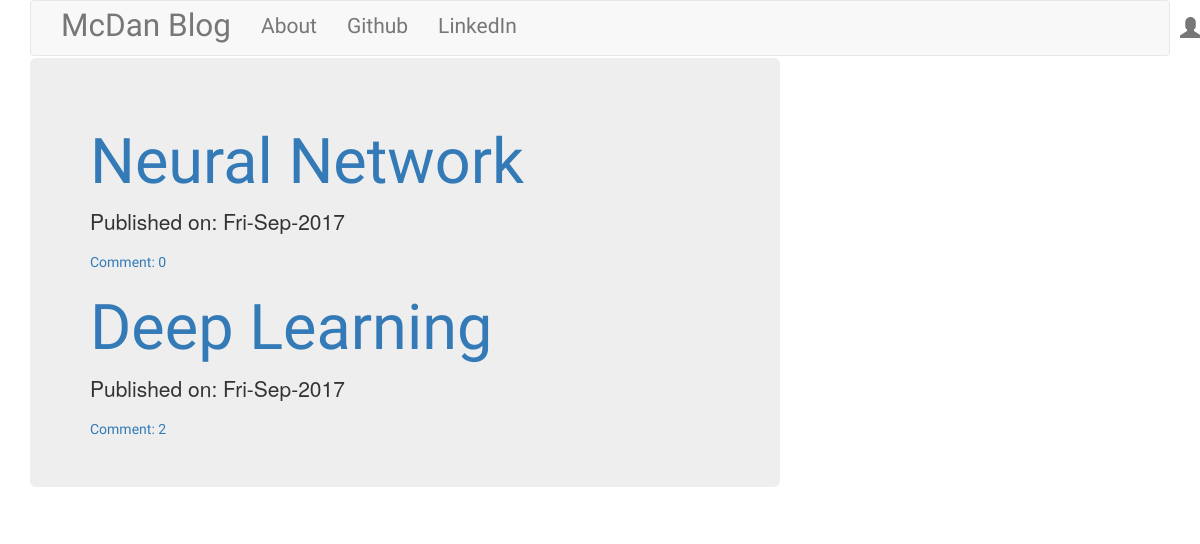
The page / on the database its author committed.
### blog/models.py (models this page shows, shortened)
class Post(models.Model):
    author = models.ForeignKey('auth.User') # Link author with authporization
    title = models.CharField(max_length = 200)
    text = models.TextField()
    created_date = models.DateTimeField(auto_now=True)
    published_date = models.DateTimeField(blank=True, null=True)
    def approve_comments(self):
        return self.comments.filter(approved_comment=True)

### blog/views.py (the view)
# urls.py: url(r'^$', views.PostListView.as_view(), name='post_list'),
class PostListView(ListView):
    model = Post
    context_object_name = 'post_lists'
    def get_queryset(self):
        return Post.objects.filter(published_date__lte=timezone.now()).order_by('-published_date')

### blog/templates/blog/post_list.html
{% extends 'blog/base.html' %}
{% block body_block %}
  <div class="jumbotron">
    <div class="centerstage">
      {% for post in post_lists %}
        <div class="post">
          <h1><a href="{% url 'post_detail' pk=post.pk %}">{{ post.title }}</a></h1>
          <div class="date">
            <p>Published on: {{ post.published_date|date:"D-M-Y" }}</p>
          </div>
          <a href="{% url 'post_detail' pk=post.pk %}">Comment: {{  post.approve_comments.count }}</a>
        </div>
      {% endfor %}
    </div>
  </div>
{% endblock %}

### blog/static/css/blog.css (style rules this page uses)
h1 { font-family: 'Montserrat', sans-serif; }
a { font-family: 'Vidaloka', serif; }
.centerstage { margin-left: auto; margin-right: auto; }

### rows shown on the page
Post: title "Neural Network", published_date "Fri-Sep-2017", approve_comments.count "0"
Post: title "Deep Learning", published_date "Fri-Sep-2017", approve_comments.count "2"
